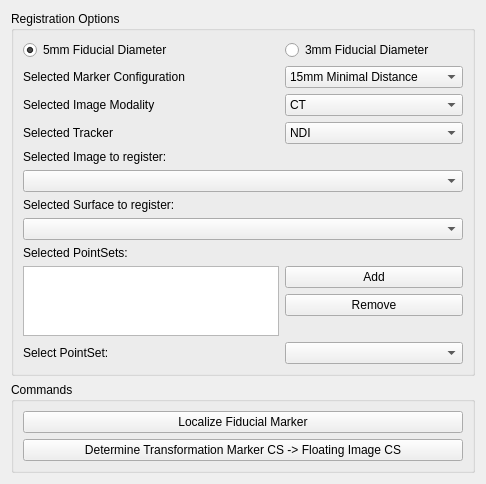
<?xml version="1.0" encoding="UTF-8"?>
<ui version="4.0">
 <class>QmitkAutomaticFiducialmarkerRegistrationWidget</class>
 <widget class="QWidget" name="QmitkAutomaticFiducialmarkerRegistrationWidget">
  <property name="geometry">
   <rect>
    <x>0</x>
    <y>0</y>
    <width>486</width>
    <height>484</height>
   </rect>
  </property>
  <property name="windowTitle">
   <string>Form</string>
  </property>
  <layout class="QVBoxLayout" name="verticalLayout">
   <item>
    <widget class="QGroupBox" name="optionsGroupBox">
     <property name="title">
      <string>Registration Options</string>
     </property>
     <layout class="QFormLayout" name="formLayout">
      <item row="0" column="0">
       <widget class="QRadioButton" name="fiducialDiameter5mmRadioButton">
        <property name="text">
         <string>5mm Fiducial Diameter</string>
        </property>
        <property name="checked">
         <bool>true</bool>
        </property>
       </widget>
      </item>
      <item row="0" column="1">
       <widget class="QRadioButton" name="fiducialDiameter3mmRadioButton">
        <property name="text">
         <string>3mm Fiducial Diameter</string>
        </property>
        <property name="checked">
         <bool>false</bool>
        </property>
       </widget>
      </item>
      <item row="1" column="0">
       <widget class="QLabel" name="selectedFiducialMarkerConfigurationLabel">
        <property name="text">
         <string>Selected Marker Configuration</string>
        </property>
       </widget>
      </item>
      <item row="1" column="1">
       <widget class="QComboBox" name="fiducialMarkerConfigurationComboBox">
        <item>
         <property name="text">
          <string>15mm Minimal Distance</string>
         </property>
        </item>
        <item>
         <property name="text">
          <string>20mm Minimal Distance</string>
         </property>
        </item>
        <item>
         <property name="text">
          <string>Masterproject Config I</string>
         </property>
        </item>
       </widget>
      </item>
      <item row="2" column="0">
       <widget class="QLabel" name="selectedModalityComboBoxLabel">
        <property name="text">
         <string>Selected Image Modality</string>
        </property>
       </widget>
      </item>
      <item row="2" column="1">
       <widget class="QComboBox" name="selectedModalityComboBox">
        <item>
         <property name="text">
          <string>CT</string>
         </property>
        </item>
        <item>
         <property name="text">
          <string>MRI</string>
         </property>
        </item>
        <item>
         <property name="text">
          <string>3D Fluoroscopy</string>
         </property>
        </item>
       </widget>
      </item>
      <item row="4" column="0">
       <widget class="QLabel" name="selectedTrackerComboBoxLabel">
        <property name="text">
         <string>Selected Tracker</string>
        </property>
       </widget>
      </item>
      <item row="4" column="1">
       <widget class="QComboBox" name="selectedTrackerComboBox">
        <item>
         <property name="text">
          <string>NDI</string>
         </property>
        </item>
        <item>
         <property name="text">
          <string>Polhemus</string>
         </property>
        </item>
       </widget>
      </item>
      <item row="5" column="0">
       <widget class="QLabel" name="selectedImageLabel">
        <property name="text">
         <string>Selected Image to register:</string>
        </property>
       </widget>
      </item>
      <item row="6" column="0" colspan="2">
       <widget class="QmitkDataStorageComboBox" name="selectedImageComboBox"/>
      </item>
      <item row="7" column="0">
       <widget class="QLabel" name="selectedSurfaceLabel">
        <property name="text">
         <string>Selected Surface to register:</string>
        </property>
       </widget>
      </item>
      <item row="8" column="0" colspan="2">
       <widget class="QmitkDataStorageComboBox" name="selectedSurfaceComboBox"/>
      </item>
      <item row="11" column="0">
       <widget class="QLabel" name="label_2">
        <property name="text">
         <string>Selected PointSets:</string>
        </property>
       </widget>
      </item>
      <item row="12" column="0">
       <widget class="QListWidget" name="selectedPointSetsListWidget"/>
      </item>
      <item row="12" column="1">
       <layout class="QVBoxLayout" name="verticalLayout_3">
        <item>
         <widget class="QPushButton" name="addPontSetPushButton">
          <property name="text">
           <string>Add</string>
          </property>
         </widget>
        </item>
        <item>
         <widget class="QPushButton" name="removePointSetPushButton">
          <property name="text">
           <string>Remove</string>
          </property>
         </widget>
        </item>
       </layout>
      </item>
      <item row="14" column="0">
       <widget class="QLabel" name="label">
        <property name="text">
         <string>Select PointSet:</string>
        </property>
       </widget>
      </item>
      <item row="14" column="1">
       <widget class="QmitkDataStorageComboBox" name="pointSetsToChooseComboBox"/>
      </item>
     </layout>
    </widget>
   </item>
   <item>
    <widget class="QGroupBox" name="fiducialmarkerBasedRegistration">
     <property name="title">
      <string>Commands</string>
     </property>
     <layout class="QVBoxLayout" name="verticalLayout_2">
      <item>
       <widget class="QPushButton" name="localizeFiducialMarkerPushButton">
        <property name="text">
         <string>Localize Fiducial Marker</string>
        </property>
       </widget>
      </item>
      <item>
       <widget class="QPushButton" name="doRegistrationMarkerToImagePushButton">
        <property name="text">
         <string>Determine Transformation Marker CS -&gt; Floating Image CS</string>
        </property>
       </widget>
      </item>
     </layout>
    </widget>
   </item>
  </layout>
 </widget>
 <customwidgets>
  <customwidget>
   <class>QmitkDataStorageComboBox</class>
   <extends>QComboBox</extends>
   <header>QmitkDataStorageComboBox.h</header>
   <container>1</container>
  </customwidget>
 </customwidgets>
 <resources>
  <include location="../resources/IGTUI.qrc"/>
 </resources>
 <connections/>
</ui>
